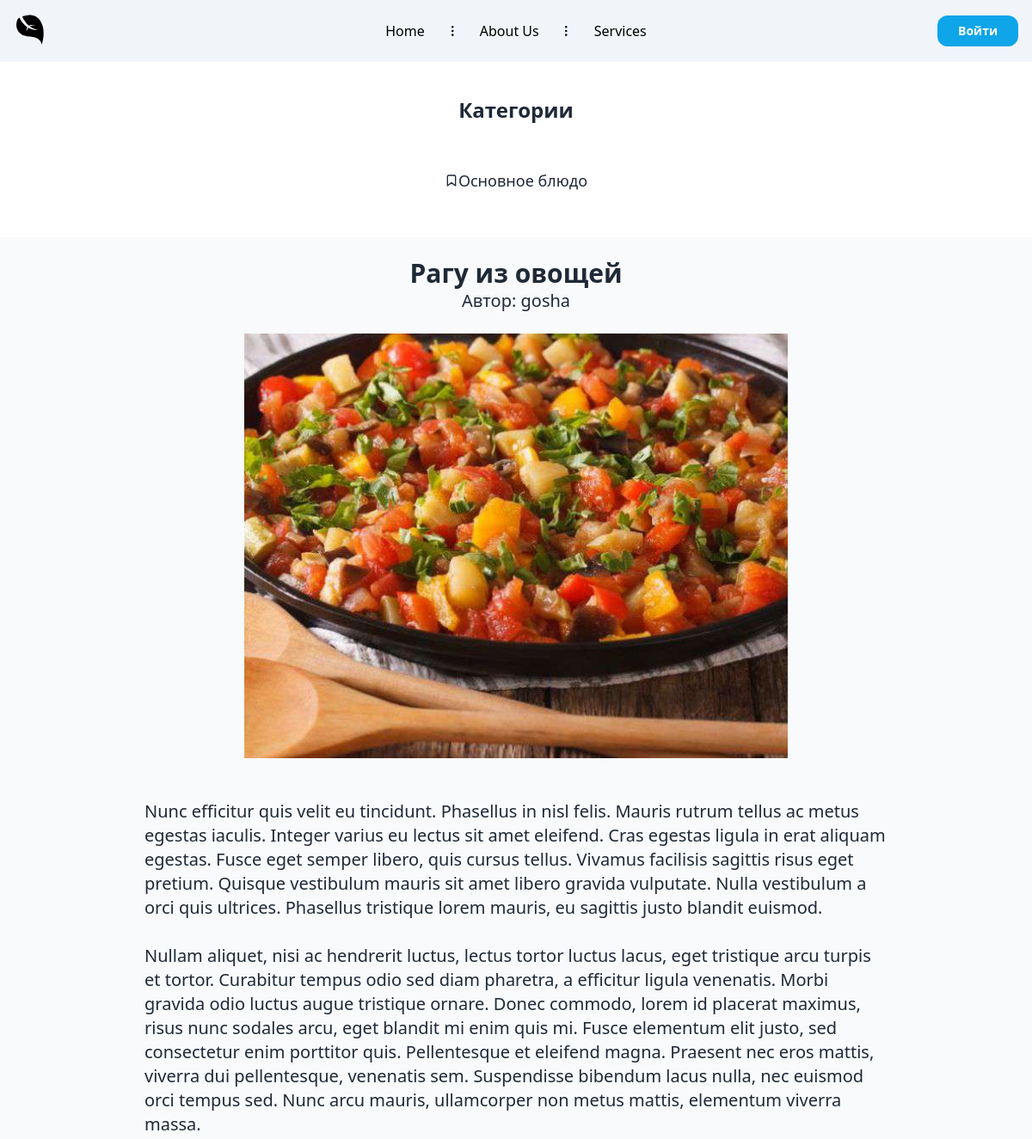
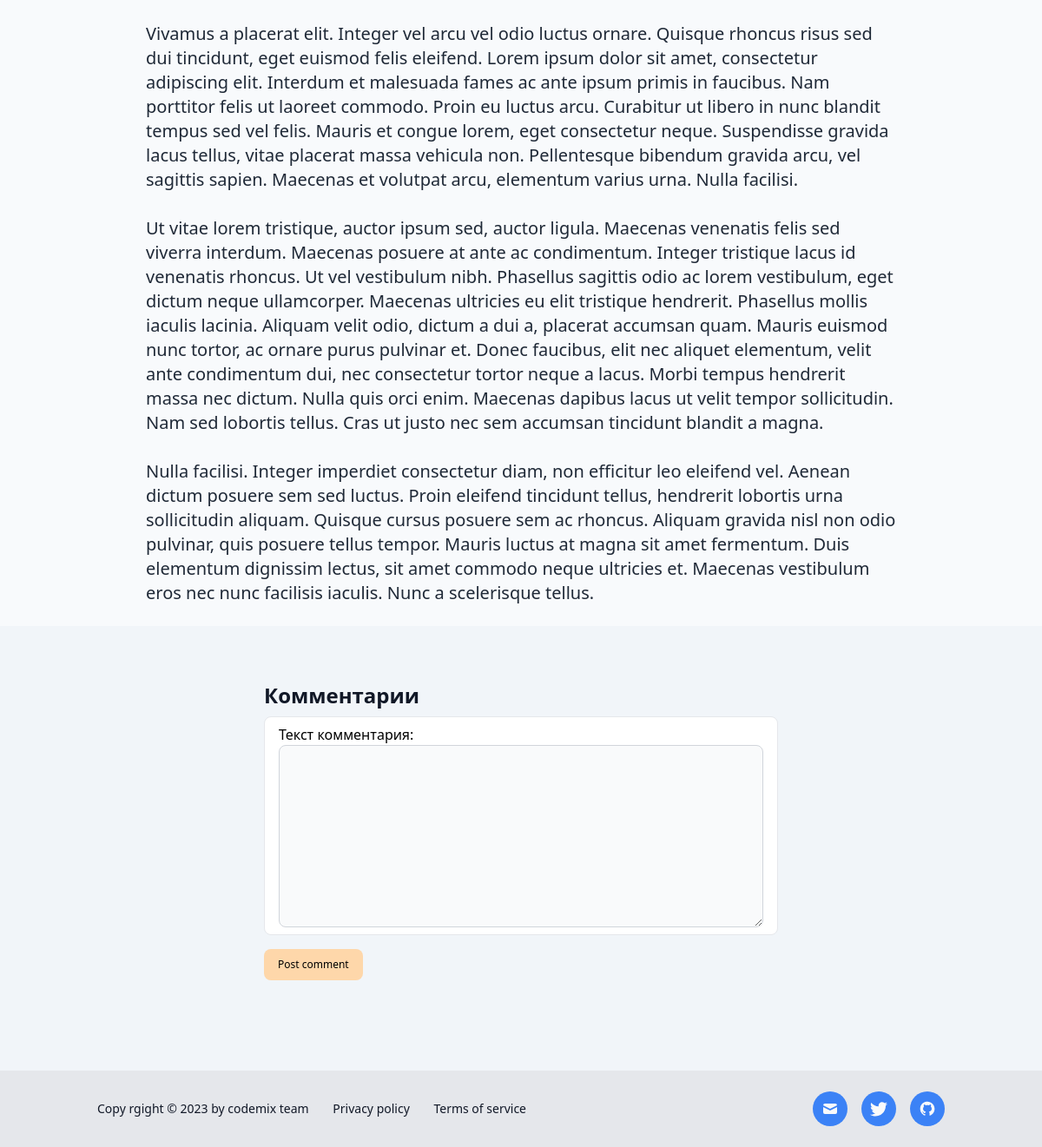
The app's page /post/ragu-iz-ovoshej/ with its own data (2 pictures, top to bottom).
### app/models.py (models this page shows, shortened)
class Category(models.Model):
    name = models.CharField(max_length=30, db_index=True, verbose_name="Категория")
    slug = models.SlugField(max_length=100, unique=True, db_index=True, verbose_name="URL")
    def get_absolute_url(self):
        return reverse('category', kwargs={'cat_slug': self.slug})
    class Meta:
        verbose_name = 'Категорию'
        verbose_name_plural = 'Категории'

class Programs(models.Model):
    title = models.CharField(max_length=30, verbose_name="Название")
    slug = models.SlugField(max_length=100, unique=True, db_index=True, verbose_name="URL")
    author = models.ForeignKey(User, on_delete=models.PROTECT, verbose_name="Автор", blank=True, null=True)
    content = models.TextField(blank=True)
    size = models.FloatField(default=0, verbose_name="Размер")
    photo = models.ImageField(upload_to='photos/%Y/%m/%d')
    time_create = models.DateTimeField(auto_now_add=True, verbose_name="Дата создания")
    cat = models.ForeignKey(Category, on_delete=models.PROTECT, verbose_name="Категория")
    class Meta:
        verbose_name = 'Программу'
        verbose_name_plural = 'Программы'

### app/views.py (the view, shortened to what this page needs)
# urls.py: path('post/<slug:post_slug>/', ProgramPost.as_view(), name='show_post'),
class ProgramPost(FormMixin, DetailView):
    model = Programs
    template_name = 'post.html'
    slug_url_kwarg = 'post_slug'
    context_object_name = 'post'
    form_class = CommentForm
    def post(self, request, *args, **kwargs):
        form = self.get_form()
        if form.is_valid():
            return self.form_valid(form)
        else:
            return self.form_invalid(form)

### app/forms.py
class CommentForm(forms.ModelForm):
    class Meta:
        model = Comments
        fields = ('text', )
    def __init__(self, *args, **kwargs):
        super().__init__(*args, **kwargs)
        for field in self.fields:
            self.fields[field].widget.attrs['class'] = 'block p-1 w-full text-sm text-gray-900 bg-gray-50 rounded-lg border border-gray-300 focus:ring-blue-500 focus:border-blue-500 dark:bg-gray-700 dark:border-gray-600 dark:placeholder-gray-400 dark:text-white dark:focus:ring-blue-500 dark:focus:border-blue-500'

### app/templatetags/category_tags.py (called while the page is built)
@register.simple_tag()
def get_categories():
    return Category.objects.all()

@register.simple_tag()
def get_comments(post_id):
    return Comments.objects.filter(post_id=post_id).order_by('-time_create')

### app/templates/post.html (shortened to what this page needs)
{% extends 'base.html' %}
{% load category_tags %}
{% block content %}
<div class="bg-slate-50">
<section id="programs" class="bg-slate-50 container mx-auto px-20">
    <br>
<h1 class="text-center text-3xl font-bold text-gray-800">{{ post.title }}</h1>
<h1 class="text-center text-xl text-gray-800">Автор: {{ post.author }}</h1><br>
  <div class="max-w-2xl mx-auto px-5">
      <div class="flex justify-between items-center mb-12">
          <img class="h-41" src="{{post.photo.url}}" alt="Hotel Photo" />
    </div>
  </div>
    <section class="px-18">
<h4 class="text-xl text-gray-800">{{ post.content|linebreaksbr }}</h4>
</section><br>
</section>
<section class="bg-slate-100 dark:bg-gray-900 py-8 lg:py-16">
  <div class="max-w-2xl mx-auto px-10">
      <div class="flex justify-between items-center mb-2">
        <h2 class="text-lg lg:text-2xl font-bold text-gray-900 dark:text-white">Комментарии</h2>
    </div>
    <form method="post" class="mb-10">
        <div class="py-2 px-4 mb-4 bg-white rounded-lg rounded-t-lg border border-gray-200 dark:bg-gray-800 dark:border-gray-700">
            {{form}}
        </div>
        <button type="submit"
            class="inline-flex items-center py-2.5 px-4 text-xs font-medium text-center bg-orange-200 rounded-lg focus:ring-4 focus:ring-primary-200 dark:focus:ring-primary-900 hover:bg-primary-800">
            Post comment
        </button>
    </form>
      {% get_comments post_id=post.id as comments %}
  </div>
</section>
    </div>
{% endblock content %}

### app/templates/base.html (shortened to what this page needs)
{% load category_tags %}
<!DOCTYPE html>
<html lang="en">
<head>
	<script src="https://cdn.tailwindcss.com"></script>
</head>
<body id="body">
<body>
	<nav id="navbar" class="relative bg-slate-100 px-4 py-4 flex justify-between items-center">
		<a class="text-3xl font-bold leading-none" href="{% url 'home' %}">
		</a>
		<ul class="hidden absolute top-1/2 left-1/2 transform -translate-y-1/2 -translate-x-1/2 lg:flex lg:mx-auto lg:flex lg:items-center lg:w-auto lg:space-x-6">
			<li><a class="text-base font-normal		" href="#">Home</a></li>
			<li class="text-gray-900">
				<svg xmlns="http://www.w3.org/2000/svg" fill="none" stroke="currentColor" class="w-4 h-4 current-fill" viewBox="0 0 24 24">
					<path stroke-linecap="round" stroke-linejoin="round" stroke-width="2" d="M12 5v0m0 7v0m0 7v0m0-13a1 1 0 110-2 1 1 0 010 2zm0 7a1 1 0 110-2 1 1 0 010 2zm0 7a1 1 0 110-2 1 1 0 010 2z" />
				</svg>
			</li>
			<li><a class="text-base font-normal		" href="#">About Us</a></li>
			<li class="text-gray-900">
				<svg xmlns="http://www.w3.org/2000/svg" fill="none" stroke="currentColor" class="w-4 h-4 current-fill" viewBox="0 0 24 24">
					<path stroke-linecap="round" stroke-linejoin="round" stroke-width="2" d="M12 5v0m0 7v0m0 7v0m0-13a1 1 0 110-2 1 1 0 010 2zm0 7a1 1 0 110-2 1 1 0 010 2zm0 7a1 1 0 110-2 1 1 0 010 2z" />
				</svg>
			</li>
			<li><a class="text-base font-normal	    " href="#">Services</a></li>
		</ul>
		{% if user.is_authenticated %}
		<a class="hidden lg:inline-block lg:ml-auto lg:mr-3 py-2 px-6 bg-gray-50 hover:bg-gray-100 text-sm text-gray-900 font-bold  rounded-xl transition duration-200" href="#">{{ request.user }}</a>
		<a class="hidden lg:inline-block py-2 px-6 bg-blue-500 hover:bg-blue-600 text-sm text-white font-bold rounded-xl transition duration-200" href="{% url 'logout' %}">Выйти</a>
		{% else %}
		<a class="hidden lg:inline-block py-2 px-6 bg-sky-500 hover:bg-blue-600 text-sm text-white font-bold rounded-xl transition duration-200" href="{% url 'login' %}">Войти</a>
		{% endif %}
	</nav>
<div id="title" class="pt-10 ">
<h1 class="text-center text-2xl font-bold text-gray-800">Категории</h1>
</div>
<div class="container mx-auto px-20">
<div id="category" class="flex flex-wrap items-center container px-12 mx-auto overflow-x-auto overflow-y-hidden py-10 justify-center   bg-white text-gray-800">
    {% get_categories as cats %}
    {% for c in cats %}
	<a rel="noopener noreferrer" href="{{ c.get_absolute_url }}" class="flex items-center flex-shrink-0 px-5 py-3 space-x-2text-gray-600">
		<svg xmlns="http://www.w3.org/2000/svg" viewBox="0 0 24 24" fill="none" stroke="currentColor" stroke-width="2" stroke-linecap="round" stroke-linejoin="round" class="w-4 h-4">
			<path d="M19 21l-7-5-7 5V5a2 2 0 0 1 2-2h10a2 2 0 0 1 2 2z"></path>
		</svg>
		<span class="text-lg font-medium">{{ c.name }}</span>
	</a>
    {% endfor %}
</div>
</div>
{% block content %}
{% endblock content %}
<footer id="footer" class="py-6  bg-gray-200 text-gray-900">
	<div class="container px-6 mx-auto space-y-6 divide-y divide-gray-400 md:space-y-12 divide-opacity-50">
		<div class="grid justify-center  lg:justify-between">
			<div class="flex flex-col self-center text-sm text-center md:block lg:col-start-1 md:space-x-6">
				<span>Copy rgight © 2023 by codemix team </span>
				<a rel="noopener noreferrer" href="#">
					<span>Privacy policy</span>
				</a>
				<a rel="noopener noreferrer" href="#">
					<span>Terms of service</span>
				</a>
			</div>
			<div class="flex justify-center pt-4 space-x-4 lg:pt-0 lg:col-end-13">
				<a rel="noopener noreferrer" href="#" title="Email" class="flex items-center justify-center w-10 h-10 rounded-full bg-blue-500 hover:bg-blue-600 duration-150 text-gray-50">
					<svg xmlns="http://www.w3.org/2000/svg" viewBox="0 0 20 20" fill="currentColor" class="w-5 h-5">
						<path d="M2.003 5.884L10 9.882l7.997-3.998A2 2 0 0016 4H4a2 2 0 00-1.997 1.884z"></path>
						<path d="M18 8.118l-8 4-8-4V14a2 2 0 002 2h12a2 2 0 002-2V8.118z"></path>
					</svg>
				</a>
				<a rel="noopener noreferrer" href="#" title="Twitter" class="flex items-center justify-center w-10 h-10 rounded-full bg-blue-500 hover:bg-blue-600 duration-150 text-gray-50">
				</a>
				<a rel="noopener noreferrer" href="#" title="GitHub" class="flex items-center justify-center w-10 h-10 rounded-full bg-blue-500 hover:bg-blue-600 duration-150 text-gray-50">
				</a>
			</div>
		</div>
	</div>
</footer>
</body>
</html>

### records on screen
Category: name "Основное блюдо"
Programs: title "Рагу из овощей", author "gosha", photo (picture), content "Nunc efficitur quis velit eu tincidunt. Phasellus in nisl felis. Mauris rutrum tellus ac metus egestas iaculis. Integer varius eu lectus sit amet eleifend. Cras egestas ligula in erat aliquam egestas. Fusce eget semper libero, quis cursus tellus. Vivamus facilisis sagittis risus eget pretium. Quisque vestibulum mauris sit amet libero gravida vulputate. Nulla vestibulum a orci quis ultrices. Phasellus tristique lorem mauris, eu sagittis justo blandit euismod. Nullam aliquet, nisi ac hendrerit luctus, lectus tortor luctus lacus, eget tristique arcu turpis et tortor. Curabitur tempus odio sed diam pharetra, a efficitur ligula venenatis. Morbi gravida odio luctus augue tristique ornare. Donec…"
